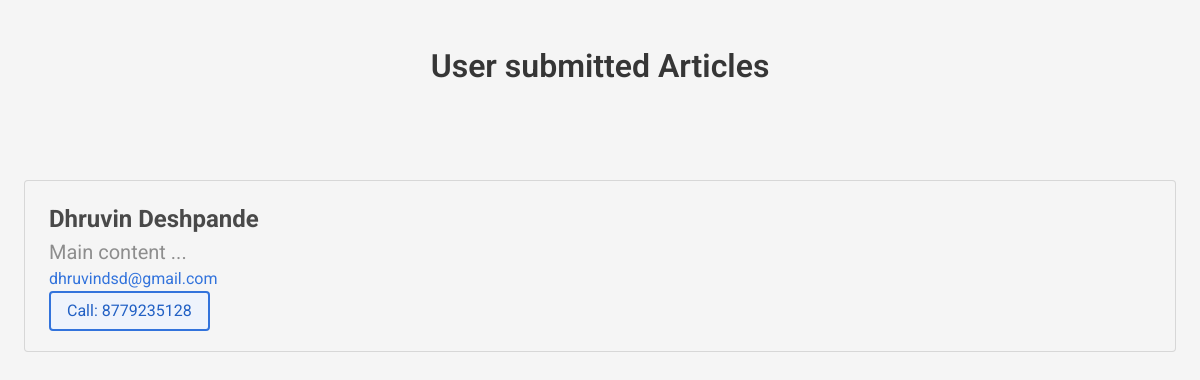
/user_submitted_articles/, run on the app's committed database.
### blog/models.py (models this page shows)
class Submitted_articles(models.Model):
    name = models.CharField(max_length=100, null=False)
    number = models.CharField(max_length=20, null=False)
    email = models.EmailField(max_length=254, null=False)
    content = models.TextField(null=False)

### blog/views.py (the view)
# urls.py: path('user_submitted_articles/', user_submit_articles),
def user_submit_articles(request, id=None):
    return render(request, 'user_submitted_articles.html', {'articles': Submitted_articles.objects.all()})

### templates/user_submitted_articles.html (shortened to what this page needs)
{% extends 'base.html' %} {% block content %}
<div class="section">
  <p class="title has-text-centered">
    User submitted Articles
  </p>
</div>
<div class="section">
  {% for article in articles reversed %}
  <div
    class="notification is-light hover_scale"
    onclick="modal_toggle(this);"
    style="border: 1.5px solid rgba(128, 128, 128, 0.26);"
  >
    <p class="is-size-4 has-text-weight-bold" id="name">{{article.name}}</p>
    <p class="is-size-5 less_opacity">{{article.content|slice:':20'}}...</p>
    <p>
      <a
        href="mailto:{{article.email}}"
        class="has-text-link"
        style="text-decoration: none;"
        id="email"
        >{{article.email}}</a
      >
    </p>
    <a
      href="tel:{{article.number}}"
      id="number"
      class="button is-link is-outlined is-light"
      >Call: {{article.number}}</a
    >
  </div>
  {% endfor %}
</div>
{% endblock %}

### templates/base.html (style rules this page uses)
html, body { width: auto !important; overflow-x: hidden !important; }
html { scroll-behavior: smooth; }
.button { border-width: 2px; }
.less_opacity { opacity: 0.6; }
.hover_scale { transition: 0.2s; }
.button { transition: 0.2s; }

### data on the page
Submitted_articles: name "Dhruvin Deshpande", content "Main content", email "dhruvindsd@gmail.com", number "8779235128"
